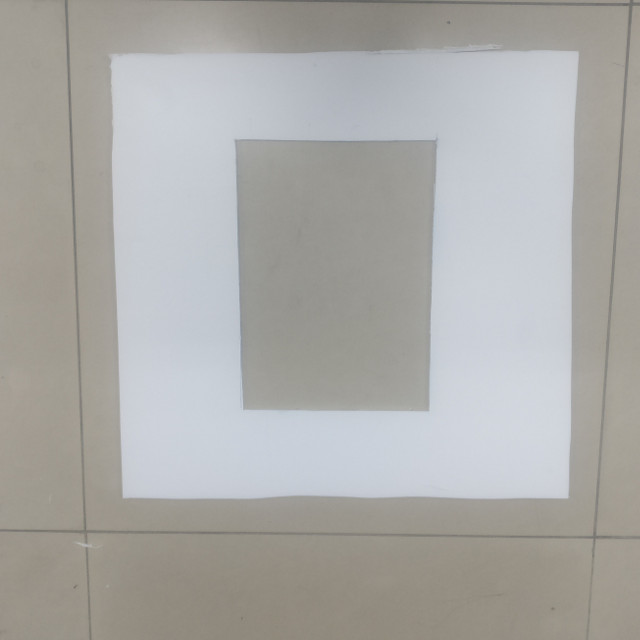
#> input picture Window/Image/4.jpg, 640 x 640 px
$ python call.py   (older library calls are emulated)
#> lines starting #> are read from the running program, lines starting #| are printed output that depends on the picture; after the words box and inside, x2 and y2 are one past the last pixel; in counts of white or black regions, pixels touching at a corner belong together
### Window/Windowhandler.py
# -*- coding: utf-8 -*-

import cv2 as cv
import numpy as np
import math


class Windowhandler (object):
    def __init__(self, img):
        self.Image = img
        self.ImgArea = img.shape[0]*img.shape[1]

    #转换成CANNY图
    def __convertImagetoCanny(self):
        self.ImageOriginal = self.Image
        if self.Image is None:
            print ('some problem with the image')
        else:
            print ('Image Loaded')
        self.Image = cv.cvtColor(self.Image, cv.COLOR_BGR2GRAY)
        self.Image = cv.GaussianBlur(self.Image, (5,5), 0)
        self.Image = cv.adaptiveThreshold(
            self.Image,
            255,                    # Value to assign
            cv.ADAPTIVE_THRESH_MEAN_C,# Mean threshold
            cv.THRESH_BINARY,
            11,                     # Block size of small area
            2,                      # Const to substract
        )
        self.Image = cv.Canny(
            self.Image,
            100,
            200,
        )

        return self.Image

    #显示图片
    def WritingImage(self, image, imageName):
        if image is None:
            print ('Image is not valid.Please select some other image')
        else:
            cv.imshow(imageName, image)
            cv.waitKey(0)
            cv.destroyAllWindows()

    #过滤轮廓，首先满足轮廓大小大于某个值，并保证为封闭多边形
    def ContoursFilter(self, contours):
        areasize_max = 0.75 * self.ImgArea
        areasize_min = 0.01 * self.ImgArea
        new_contours = []
        for cont in contours:
            if cv.isContourConvex(cont) is False and cv.contourArea(cont)>areasize_min :
                new_contours.append(cont)
        return new_contours

    #获得轮廓
    def GetImageContour(self):
        thresholdImage = self.__convertImagetoCanny()
        thresholdImage, contours, hierarchy =cv.findContours(
            thresholdImage, cv.RETR_EXTERNAL, cv.CHAIN_APPROX_SIMPLE,
        )
        contours = self.ContoursFilter(contours)
        self.Contours = contours
        Drawcontours = cv.drawContours(self.ImageOriginal, self.Contours, -1, (0,0,255), 3)
        return contours,Drawcontours

    #计算两条直线的夹角，pt0-pt2为矩形的任意三个顶点
    def angle(self, pt1, pt2,pt0):
        dx1 = pt1[0] - pt0[0]
        dy1 = pt1[1] - pt0[1]
        dx2 = pt2[0] - pt0[0]
        dy2 = pt2[1] - pt0[1]
        angle_line = (dx1*dx2 + dy1*dy2) / (math.sqrt(dx1*dx1 + dy1*dy1) * (dx2*dx2 + dy2*dy2) + 1e-10)
        return math.acos(angle_line)*180/3.141592653

    #计算矩形中心，pt0-pt2为矩形任意三个定点
    def center(self, pt0, pt1, pt2):
        pt = np.array([pt0, pt1, pt2])
        pt_sum = np.zeros(3)
        pt_sum[0] = pt0[0] + pt0[1]
        pt_sum[1] = pt1[0] + pt1[1]
        pt_sum[2] = pt2[0] + pt2[1]
        idx = np.argmin(pt_sum)
        dx = pt[idx-1][0] - pt[idx][0]
        dy = pt[idx-2][1] - pt[idx][1]
        center = np.array([int(pt[idx][0]+dx/2),int(pt[idx][1]+dy/2)])
        return center

    #检测直角
    def Checkangles(self, contours, delta = 0.7, epsilon = 0.05, minangle = 80, maxangle = 100):
        rectangle = []
        center = []
        for con in contours:
            approx = cv.approxPolyDP(con, epsilon * cv.arcLength(con, True), True)
            # if shape is a rectangle approx.shape = (4,1,2)
            if approx.shape[0] == 4:
                angle = np.zeros(3)
                for i in range(2,5,1):
                    t = math.fabs(self.angle(approx[i%4][0], approx[i-2][0], approx[i-1][0]))
                    angle[i-2] = t
                if max(angle) < maxangle and min(angle) > minangle:
                    center.append(self.center(approx[i%4][0], approx[i-2][0], approx[i-1][0]))
                    rectangle.append(con)
        return rectangle, center

    #找窗户矩形
    def WindowFinding(self):
        contours, Drawcontours = self.GetImageContour()
        self.WritingImage(Drawcontours, 'contours')
        if len(contours) == 0:
            print ('no rectangle in image')
        else:
            rectangle, center = self.Checkangles(contours)
            if len(rectangle) > 0 :
                self.findrectangle = True
                print ('the center of rectangle is  : {}'.format(center))
                Drawrectangles = cv.drawContours(self.ImageOriginal, rectangle, -1, (0,0,255), 3)
                self.WritingImage(Drawrectangles, 'rectangle')
            else:
                self.findrectangle = False
    #判断是否找到
    def WindowInImage(self):
        return self.findrectangle


### Window/call.py
# -*- coding: utf-8 -*-\

import cv2 as cv
from Windowhandler import Windowhandler

ADDRESS = 'Image/4.jpg'


def main():
    img = cv.imread(ADDRESS, cv.IMREAD_COLOR)
#> img is the input picture: shape (640, 640, 3); mean B, G, R 168.1, 170.8, 171.4
    if img is None:
        print ('no input image')
    obj = Windowhandler(img)
    obj.WindowFinding()
#> in __convertImagetoCanny, `self.Image = cv.adaptiveThreshold( self.Image, 255,`:
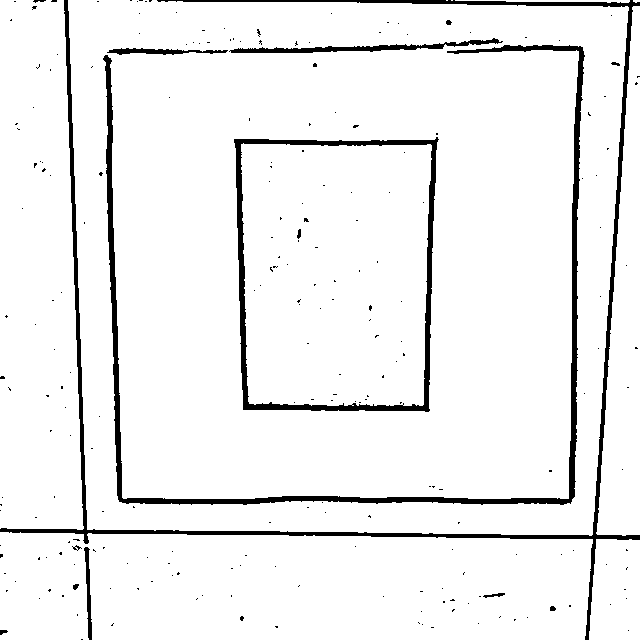
#> self.Image: shape (640, 640); 94.1% white; 236 black regions (221 under 20 px), largest, box (x1, y1, x2, y2) and area: (0, 0, 640, 640) 8563, (103, 45, 585, 505) 7785, (234, 137, 439, 412) 4815
#> in __convertImagetoCanny, `self.Image = cv.Canny( self.Image, 100, 200, )`:
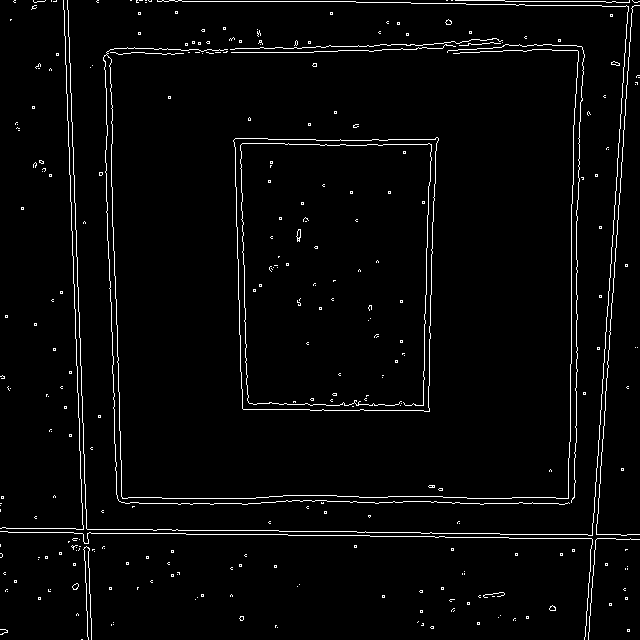
#> self.Image: shape (640, 640); 2.8% white in thin lines or dots
#> in GetImageContour, `thresholdImage, contours, hierarchy =cv.findContours( thresholdImage, ..`: contours = 239 contours, 234 with area under 20; largest, box (x1, y1, x2, y2) and area: (233, 137, 439, 412) 52328, (72, 583, 79, 590) 26, (549, 605, 556, 611) 22, (445, 19, 452, 25) 21, (611, 61, 620, 66) 20
#> the loop in ContoursFilter, `for cont in contours:` made 239 passes
#> cont on passes 1, 2, 4: [[81, 639], [82, 639]], [[627, 629], [627, 631], [629, 631], [629, 629]], [[277, 627]]
#> after the loop in ContoursFilter, `for cont in contours:`: new_contours = 1 contour; box (x1, y1, x2, y2) and area: (233, 137, 439, 412) 52328
#> in GetImageContour, `contours = self.ContoursFilter(contours)`: contours has the same summary as new_contours in ContoursFilter
#> in GetImageContour, `self.Contours = contours`: self.Contours has the same summary as new_contours in ContoursFilter
#> in WindowFinding, `contours, Drawcontours = self.GetImageContour()`: contours has the same summary as new_contours in ContoursFilter
#> the loop in Checkangles, `for con in contours:` made 1 pass
#> approx on pass 1: [[437, 137], [233, 140], [243, 409], [429, 411]]
#> after the loop in Checkangles, `for con in contours:`: center = [[433, 273]]; rectangle has the same summary as new_contours in ContoursFilter
#> in WindowFinding, `rectangle, center = self.Checkangles(contours)`: rectangle has the same summary as new_contours in ContoursFilter
#| the center of rectangle is  : [array([433, 273])]


if __name__ == '__main__':
    main()

$ run again, with Window/Image/2.jpg copied over Window/Image/4.jpg
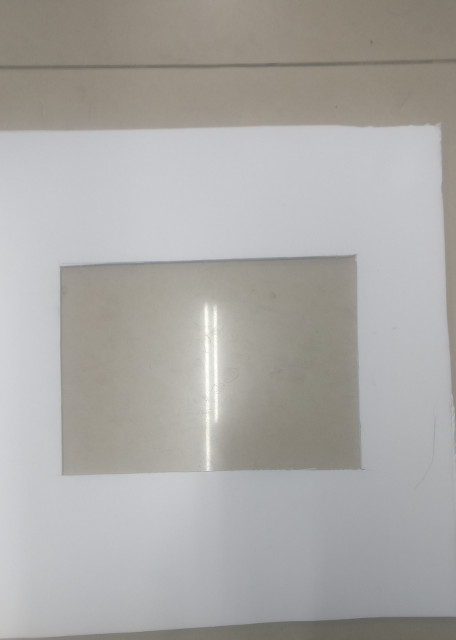
#> input picture Window/Image/2.jpg, 456 x 640 px
#> in main, img is the input picture: shape (640, 456, 3); mean B, G, R 166.1, 168.5, 170.3
#> in __convertImagetoCanny, `self.Image = cv.adaptiveThreshold( self.Image, 255,`:
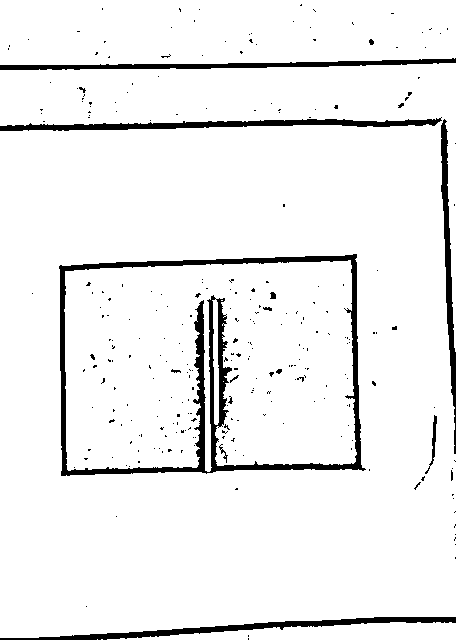
#> self.Image: shape (640, 456); 93.9% white; 276 black regions (262 under 20 px), largest, box (x1, y1, x2, y2) and area: (59, 254, 366, 476) 7930, (0, 117, 442, 131) 2479, (0, 617, 456, 640) 2364
#> in __convertImagetoCanny, `self.Image = cv.Canny( self.Image, 100, 200, )`:
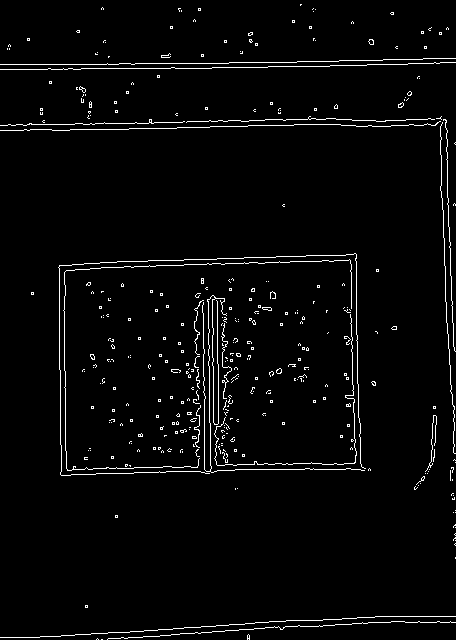
#> self.Image: shape (640, 456); 2.9% white in thin lines or dots
#> in GetImageContour, `thresholdImage, contours, hierarchy =cv.findContours( thresholdImage, ..`: contours = 352 contours, 349 with area under 20; largest, box (x1, y1, x2, y2) and area: (276, 368, 282, 374) 20, (262, 307, 272, 311) 20, (368, 39, 374, 45) 20
#> the loop in ContoursFilter, `for cont in contours:` made 352 passes
#> cont on passes 1, 2, 6: [[101, 639], [102, 639]], [[97, 638], [96, 639], [97, 638], [98, 639]], [[85, 605], [85, 607], [87, 607], [87, 605]]
#> after the loop in ContoursFilter, `for cont in contours:`: new_contours = []

$ run again, with Window/Image/3.jpg copied over Window/Image/4.jpg
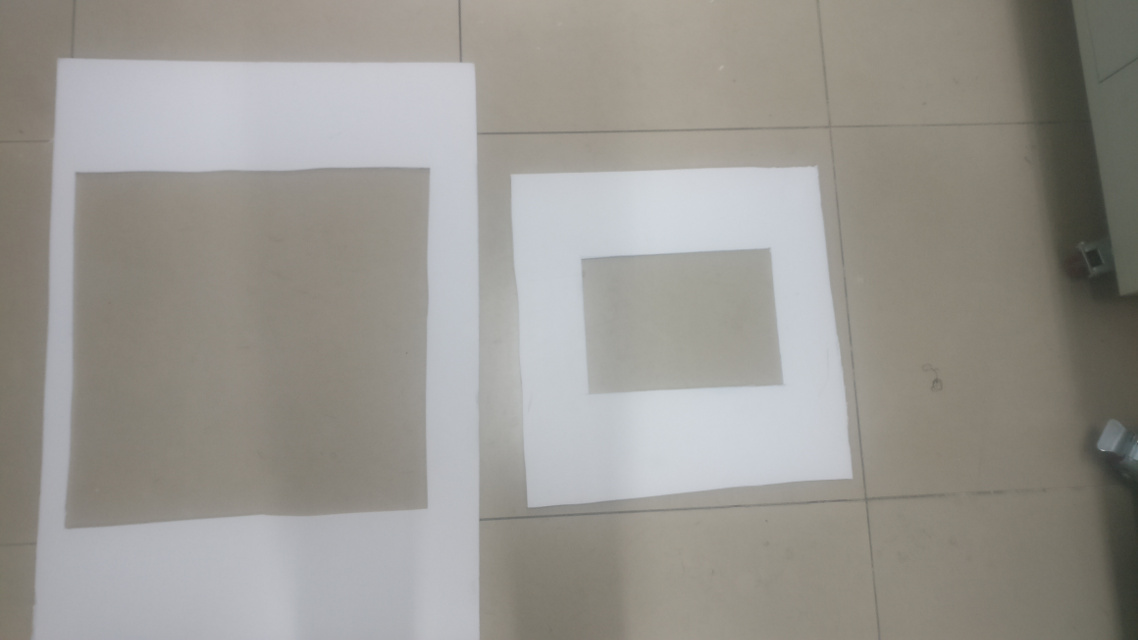
#> input picture Window/Image/3.jpg, 1138 x 640 px
#> in main, img is the input picture: shape (640, 1138, 3); mean B, G, R 145, 150.6, 153.2
#> in __convertImagetoCanny, `self.Image = cv.Canny( self.Image, 100, 200, )`:
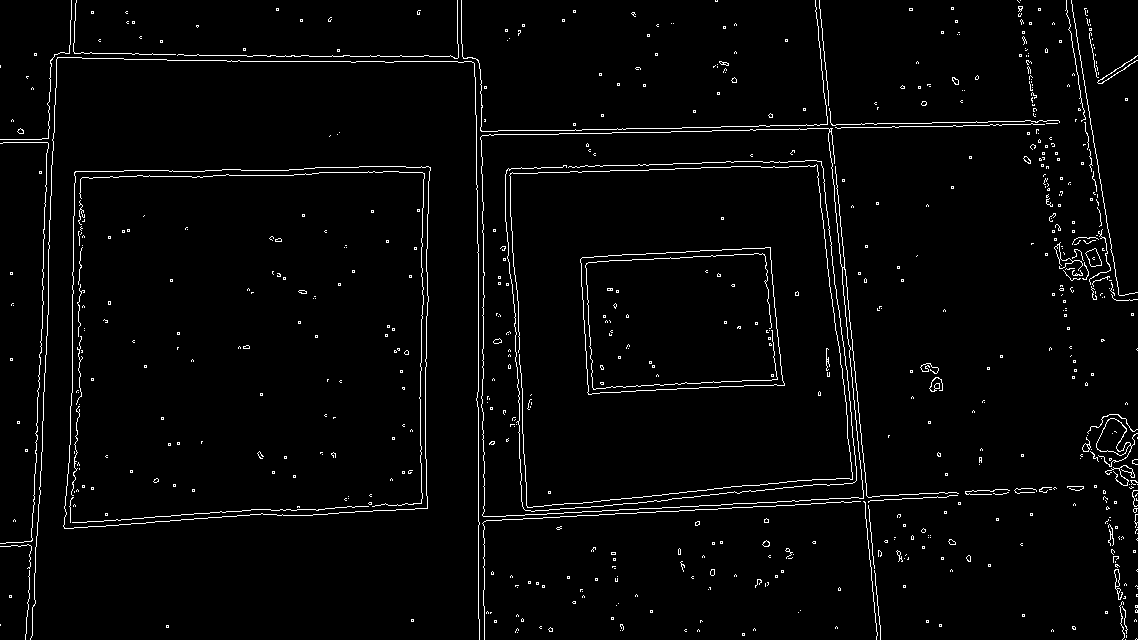
#> self.Image: shape (640, 1138); 2.7% white in thin lines or dots
#> in GetImageContour, `thresholdImage, contours, hierarchy =cv.findContours( thresholdImage, ..`: contours = 468 contours, 452 with area under 20; largest, box (x1, y1, x2, y2) and area: (480, 128, 959, 517) 136321, (63, 166, 431, 529) 123574, (1096, 418, 1138, 467) 728, (1085, 248, 1102, 267) 181, (1114, 569, 1123, 600) 78
#> the loop in ContoursFilter, `for cont in contours:` made 468 passes
#> cont on passes 1 to 3: [[1125, 639]], [[1136, 638], [1135, 639], [1136, 638], [1137, 639]], [[1126, 635], [1126, 637]]
#> after the loop in ContoursFilter, `for cont in contours:`: new_contours = 2 contours; box (x1, y1, x2, y2) and area: (480, 128, 959, 517) 136321, (63, 166, 431, 529) 123574
#> in GetImageContour, `contours = self.ContoursFilter(contours)`: contours has the same summary as new_contours in ContoursFilter
#> self.Contours has the same summary as new_contours in ContoursFilter
#> in GetImageContour, `Drawcontours = cv.drawContours(self.ImageOriginal, self.Contours, -1, ..`:
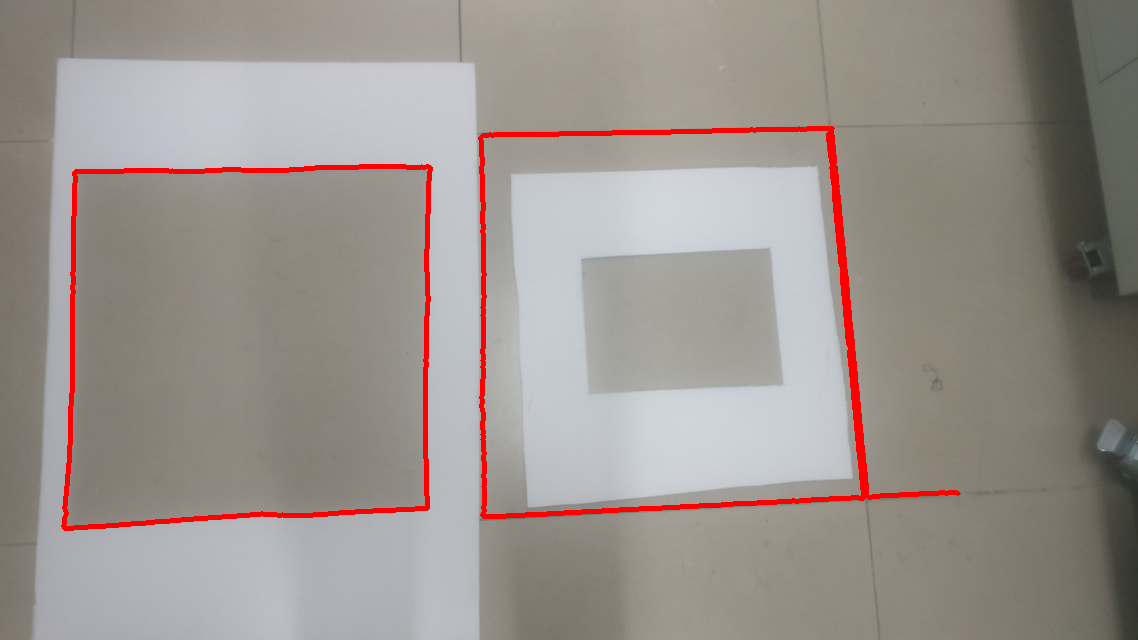
#> Drawcontours: shape (640, 1138, 3); mean B, G, R 141.7, 147.2, 155.4
#> in WindowFinding, `contours, Drawcontours = self.GetImageContour()`: contours has the same summary as new_contours in ContoursFilter
#> the loop in Checkangles, `for con in contours:` made 2 passes
#> approx on pass 1: [[430, 167], [75, 171], [64, 528], [427, 508]]
#> after the loop in Checkangles, `for con in contours:`: center = [[247, 518]]; rectangle = 1 contour; box (x1, y1, x2, y2) and area: (63, 166, 431, 529) 123574
#> in WindowFinding, `rectangle, center = self.Checkangles(contours)`: center = [[247, 518]]
#| the center of rectangle is  : [array([247, 518])]

$ run again, with Window/Image/1.png saved as Window/Image/4.jpg
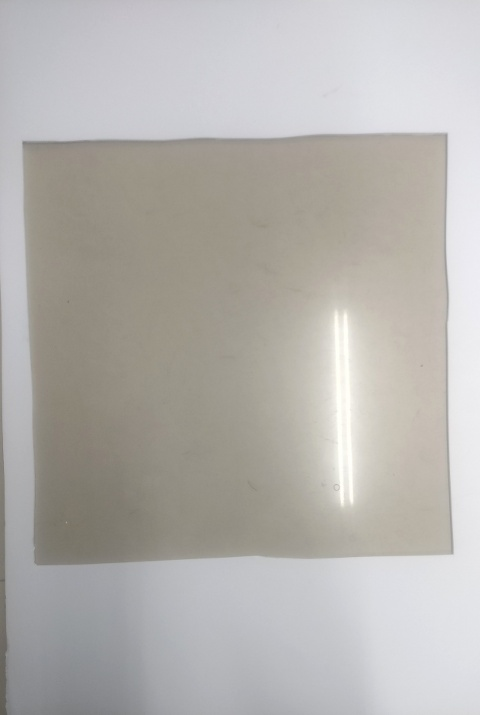
#> input picture Window/Image/1.png, 480 x 715 px
#> in main, img is the input picture: shape (715, 480, 3); mean B, G, R 174.7, 178.3, 180.9
#> in __convertImagetoCanny, `self.Image = cv.Canny( self.Image, 100, 200, )`:
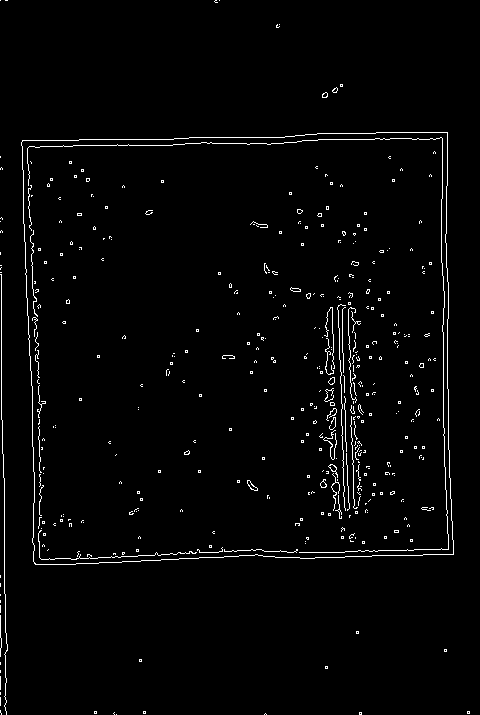
#> self.Image: shape (715, 480); 2.2% white in thin lines or dots
#> in GetImageContour, `thresholdImage, contours, hierarchy =cv.findContours( thresholdImage, ..`: contours = 43 contours, 41 with area under 20; largest, box (x1, y1, x2, y2) and area: (21, 132, 454, 565) 176912, (322, 92, 328, 98) 21
#> the loop in ContoursFilter, `for cont in contours:` made 43 passes
#> cont on passes 1, 2, 3, 4, 5, 6, 7, 9: [[116, 714]], [[265, 713], [264, 714], [265, 713], [266, 714]], [[359, 712], [359, 714], [361, 714], [361, 712]], [[114, 712], [113, 713], [114, 714], [113, 713]], [[467, 711], [467, 713], [469, 713], [469, 711]], [[143, 711], [143, 713], [145, 713], [145, 711]], [[94, 711], [94, 713], [96, 713], [96, 711]], [[0, 697], [0, 705]]
#> after the loop in ContoursFilter, `for cont in contours:`: new_contours = 1 contour; box (x1, y1, x2, y2) and area: (21, 132, 454, 565) 176912
#> in GetImageContour, `contours = self.ContoursFilter(contours)`: contours has the same summary as new_contours in ContoursFilter
#> self.Contours has the same summary as new_contours in ContoursFilter
#> in GetImageContour, `Drawcontours = cv.drawContours(self.ImageOriginal, self.Contours, -1, ..`:
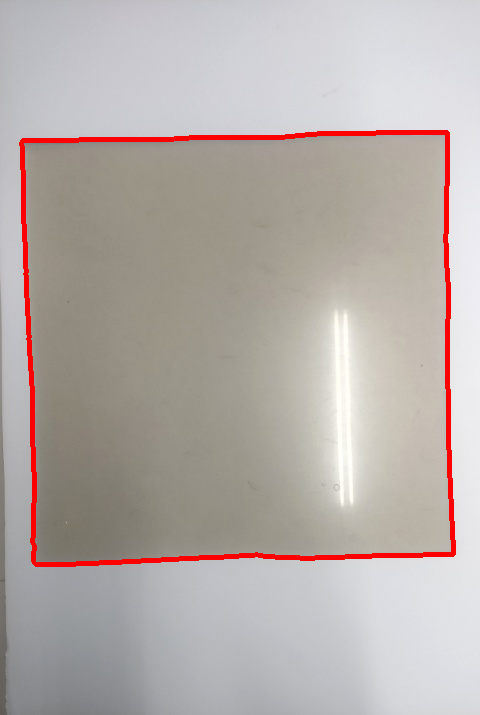
#> Drawcontours: shape (715, 480, 3); mean B, G, R 170.4, 173.9, 182.7
#> in WindowFinding, `contours, Drawcontours = self.GetImageContour()`: contours has the same summary as new_contours in ContoursFilter
#> the loop in Checkangles, `for con in contours:` made 1 pass
#> approx on pass 1: [[447, 132], [22, 140], [35, 564], [453, 554]]
#> after the loop in Checkangles, `for con in contours:`: center = [[450, 348]]; rectangle has the same summary as new_contours in ContoursFilter
#> in WindowFinding, `rectangle, center = self.Checkangles(contours)`: rectangle has the same summary as new_contours in ContoursFilter
#| the center of rectangle is  : [array([450, 348])]
